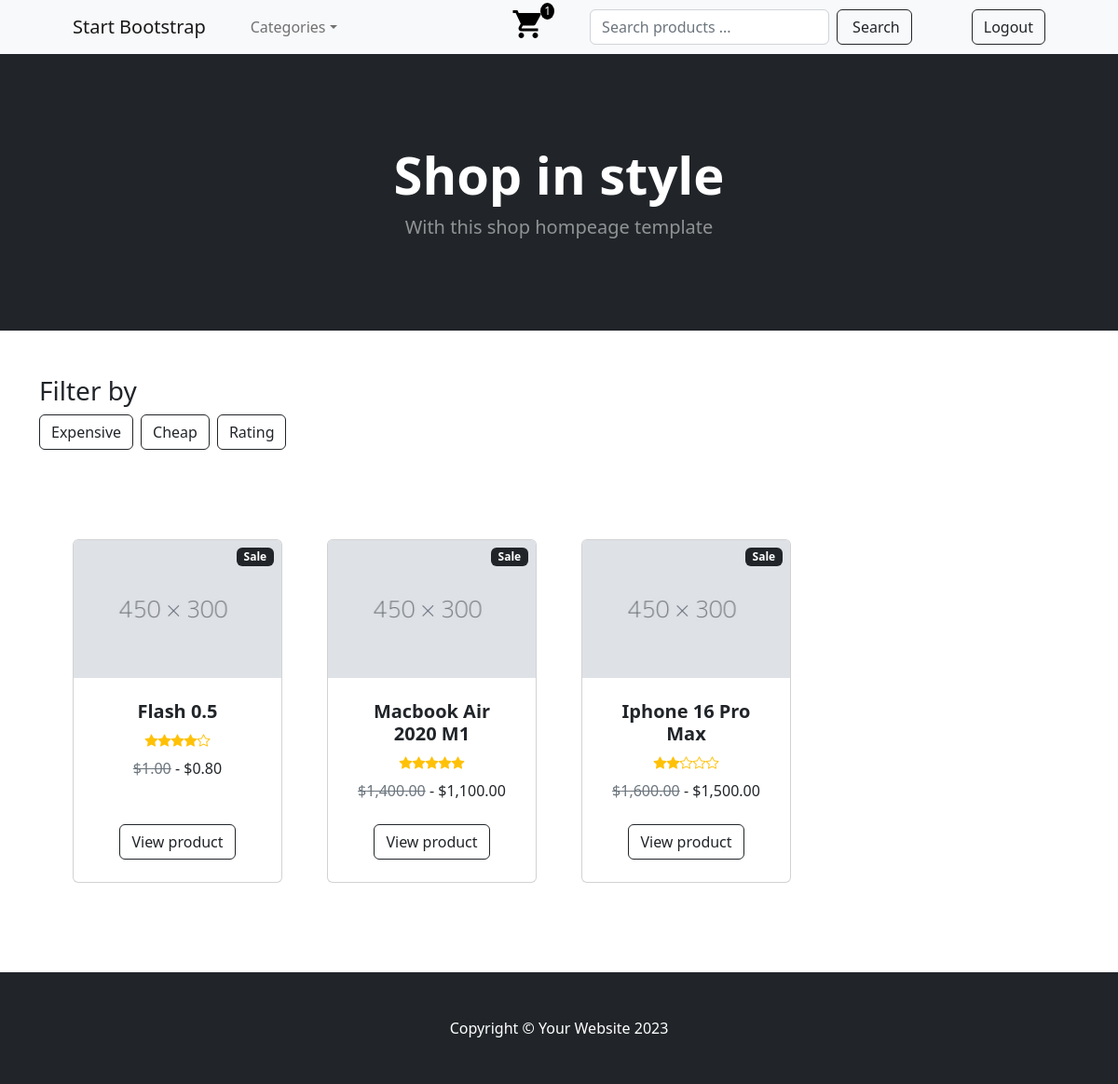
The page / (signed in) on the database its author committed.
### app_main/models.py (models this page shows, shortened)
class Product(models.Model):
    RATINGS_CHOICES = (
        (1, 1),
        (2, 2),
        (3, 3),
        (4, 4),
        (5, 5),
    )
    name = models.CharField(max_length=100, unique=True)
    description = models.TextField()
    image = models.ImageField(
        upload_to='product-images/', default='product-images/default.jpg')
    old_price = models.DecimalField(decimal_places=2, max_digits=10)
    new_price = models.DecimalField(decimal_places=2, max_digits=10)
    is_sale = models.BooleanField(default=True)
    rating = models.IntegerField(choices=RATINGS_CHOICES)
    created = models.DateTimeField(auto_now_add=True)

### app_main/views.py (the view, shortened to what this page needs)
# urls.py: path('', views.home_page, name='home'),
def home_page(request):
    query = request.GET.get('q')
    search = request.GET.get('search', '')
    products = Product.objects.filter(name__icontains=search)
    context = {
        'products': products,
        'search': search,
        'is_home_page': True,
        'cart_products_quantity': len(request.user.cart_set.all()) if request.user.is_authenticated else '',
    }
    return render(request, 'index.html', context)

### templates/index.html (shortened to what this page needs)
{% extends 'base.html' %}
{% load humanize %}
{% block content %}
<header class="bg-dark py-5">
	<div class="container px-4 px-lg-5 my-5">
		<div class="text-center text-white">
			<h1 class="display-4 fw-bolder">Shop in style</h1>
			<p class="lead fw-normal text-white-50 mb-0">
				With this shop hompeage template
			</p>
		</div>
	</div>
</header>
<div class="container mt-5">
	<div class="text-left">
		<h3>Filter by</h3>
	</div>
	<div class="d-flex align-items-center gap-2">
		<div>
			<a class="btn btn-outline-dark mt-auto" id="filter-link" href="?q=expensive"> Expensive </a>
		</div>
		<div>
			<a class="btn btn-outline-dark mt-auto" id="filter-link" href="?q=cheap"> Cheap </a>
		</div>
		<div>
			<a class="btn btn-outline-dark mt-auto" id="filter-link" href="?q=rating"> Rating </a>
		</div>
	</div>
</div>
<section class="py-5">
	<div class="container px-4 px-lg-5 mt-5">
		<div
			class="row gx-4 gx-lg-5 row-cols-2 row-cols-md-3 row-cols-xl-4"
		>
			{% for product in products %}
				<div class="col mb-5">
					<div class="card h-100">
						{% if product.is_sale %}
							<div class="badge bg-dark text-white position-absolute" style="top: 0.5rem; right: 0.5rem">Sale</div>
						{% endif %}
						<img
							class="card-img-top"
							src="{{ product.image.url }}"
							alt="{{ product.name }}"
						/>
						<div class="card-body p-4">
							<div class="text-center">
								<h5 class="fw-bolder">{{ product.name }}</h5>
								<div
									class="d-flex justify-content-center small text-warning mb-2"
								>
									{% for star in '12345' %}
										{% if product.rating|default:0 >= star|add:"0" %}
											<div class="bi-star-fill"></div>
										{% else %}
											<div class="bi-star"></div>
										{% endif %}
									{% endfor %}
								</div>
								<del class="text-muted">${{ product.old_price|intcomma }}</del> - <span>${{ product.new_price|intcomma }}</span>
							</div>
						</div>
						<div class="card-footer p-4 pt-0 border-top-0 bg-transparent">
							<div class="text-center">
								<a class="btn btn-outline-dark mt-auto" href="{% url 'detail' product_id=product.id %}"
									>View product</a
								>
							</div>
						</div>
					</div>
				</div>
			{% endfor %}
		</div>
	</div>
</section>
{% endblock content %}

### rows shown on the page
Product: is_sale "Sale", image (placeholder picture), name "Flash 0.5", rating 4 (drawn), old_price "1.00", new_price "0.80"
Product: is_sale "Sale", image (placeholder picture), name "Macbook Air 2020 M1", rating 5 (drawn), old_price "1,400.00", new_price "1,100.00"
Product: is_sale "Sale", image (placeholder picture), name "Iphone 16 Pro Max", rating 2 (drawn), old_price "1,600.00", new_price "1,500.00"

### other values the page prints
{{ cart_products_quantity }} "1"
